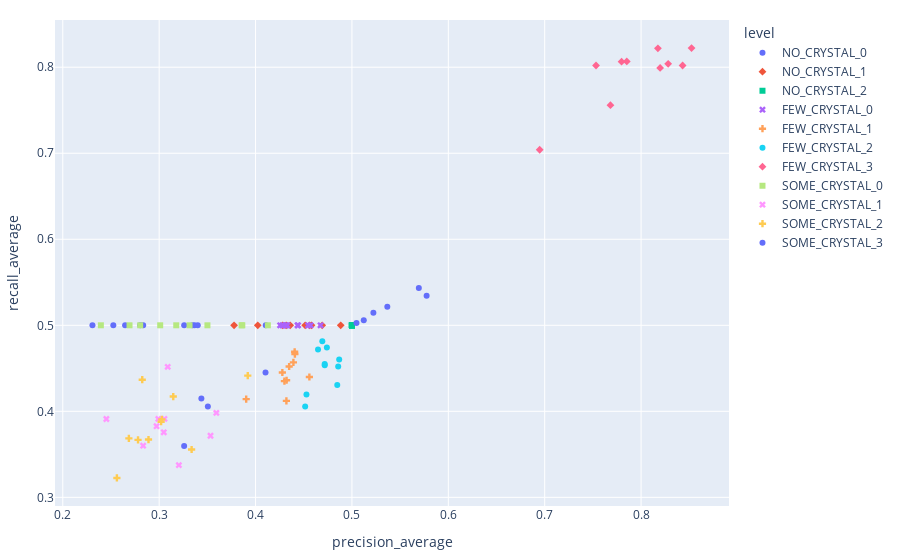
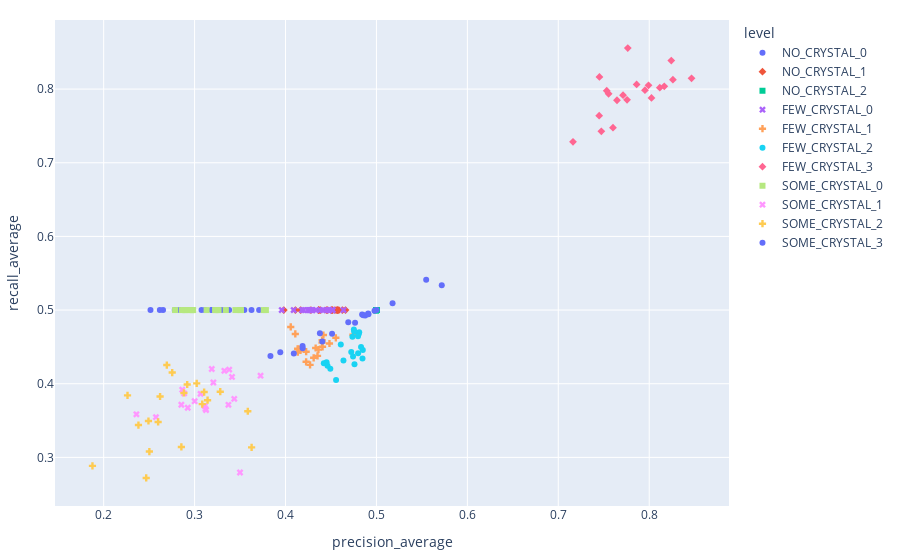
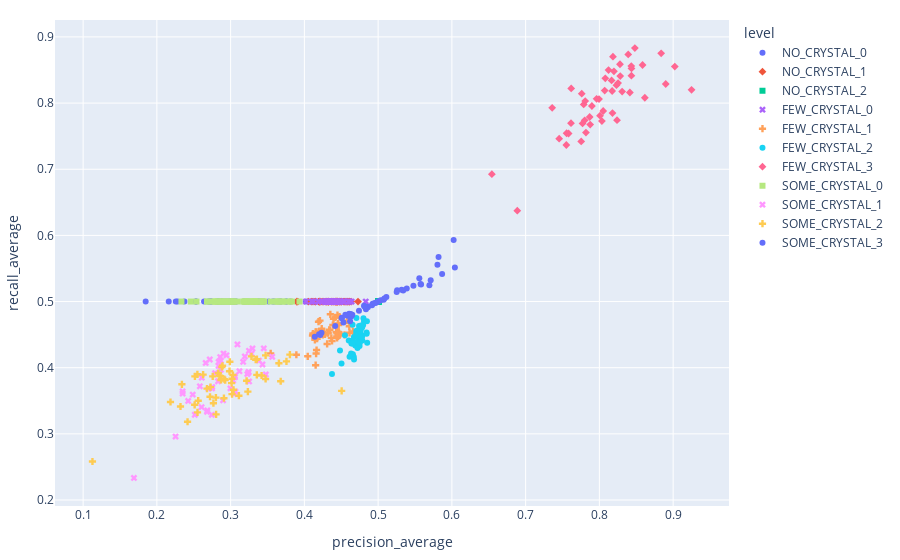
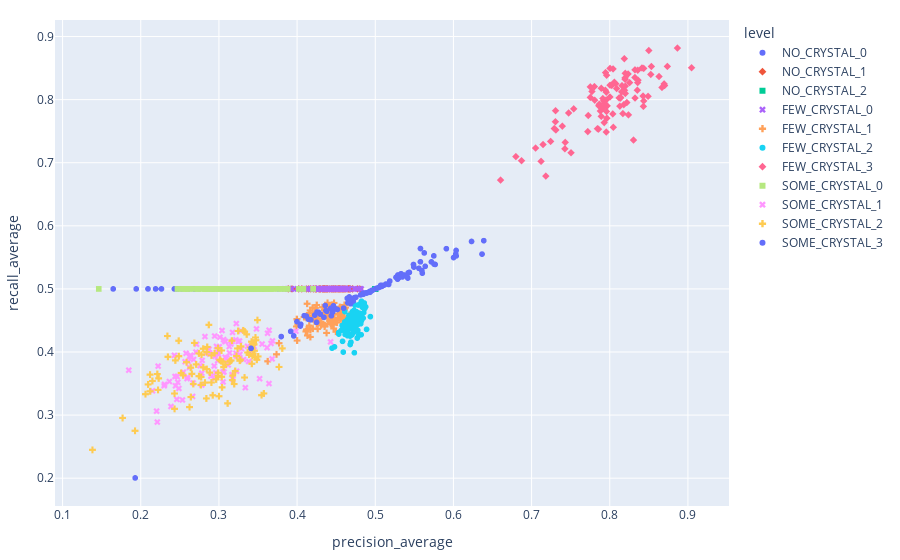

Notebook code for these charts, in order:
### Code cell
metric_x = "precision_average"
metric_y = "recall_average"

for df in datasets: scatter_plotly(df, metric_x, metric_y, "level")
